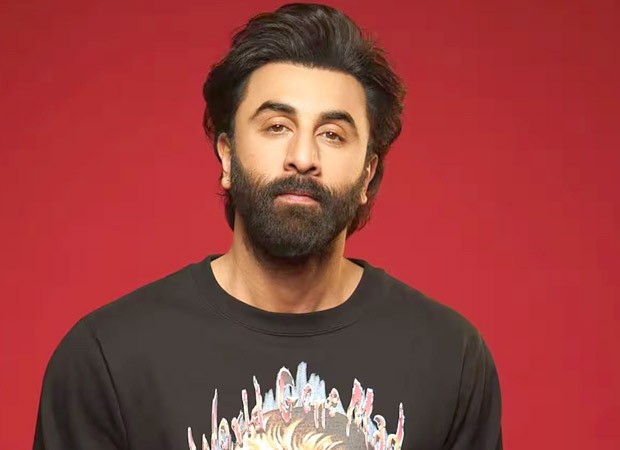
#> input picture Computer_Vision/Images/Ranbir.jpg, 620 x 450 px, found by its file name
$ jupyter execute Notebook_2.ipynb
#> lines starting #> are read from the running program, lines starting #| are printed output that depends on the picture
**Image Translation using OpenCV**

[cell 1]
import cv2
import numpy as np

[cell 2]
img = cv2.imread(r"C:\Computer_Vision\Images\Ranbir.jpg")
#> img is the input picture: shape (450, 620, 3); mean B, G, R 61.8, 63.7, 151.7
print(img.shape)
#| (450, 620, 3)
re_img = cv2.resize(img,(400,300))

m = np.float32([[1,0,100],[0,1,50]])

new_img = cv2.warpAffine(re_img,m,(300,300))
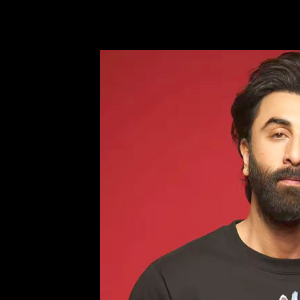
#> new_img: shape (300, 300, 3); mean B, G, R 33, 34.6, 85.4

cv2.imshow("org_img",img)
cv2.imshow("mask_img",m)
cv2.imshow("Translated_img",new_img)
cv2.waitKey(8000)
cv2.destroyAllWindows()


$ run again, with Computer_Vision/Images/Animal.jpg copied over Computer_Vision/Images/Ranbir.jpg
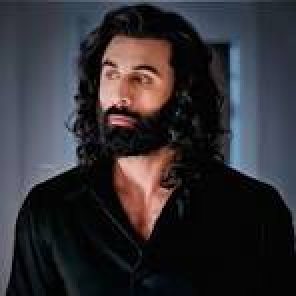
#> input picture Computer_Vision/Images/Animal.jpg, 148 x 148 px, found by its file name (shown 2 times larger)
#> img is the input picture: shape (148, 148, 3); mean B, G, R 51.8, 47, 49.3
#| (148, 148, 3)
#> `re_img = cv2.resize(img,(400,300))`:
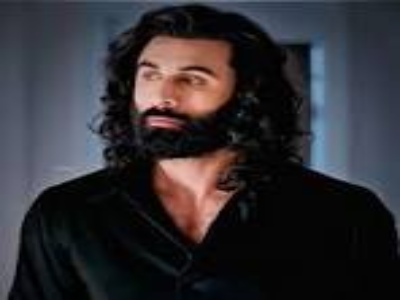
#> re_img: shape (300, 400, 3); mean B, G, R 51.7, 46.9, 49.2
#> `new_img = cv2.warpAffine(re_img,m,(300,300))`:
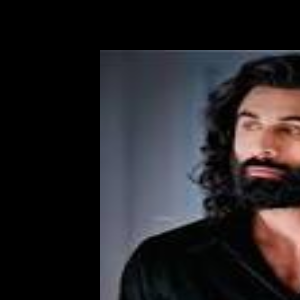
#> new_img: shape (300, 300, 3); mean B, G, R 37.7, 35, 38.2
